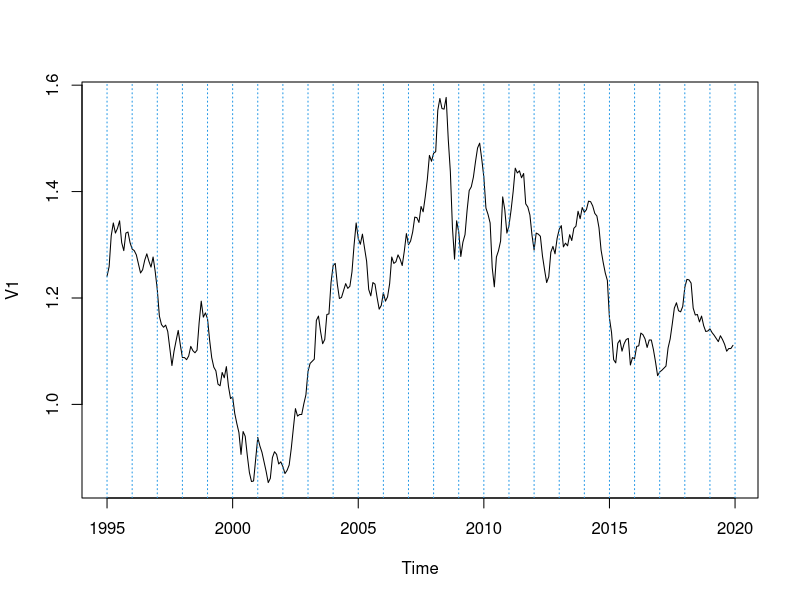
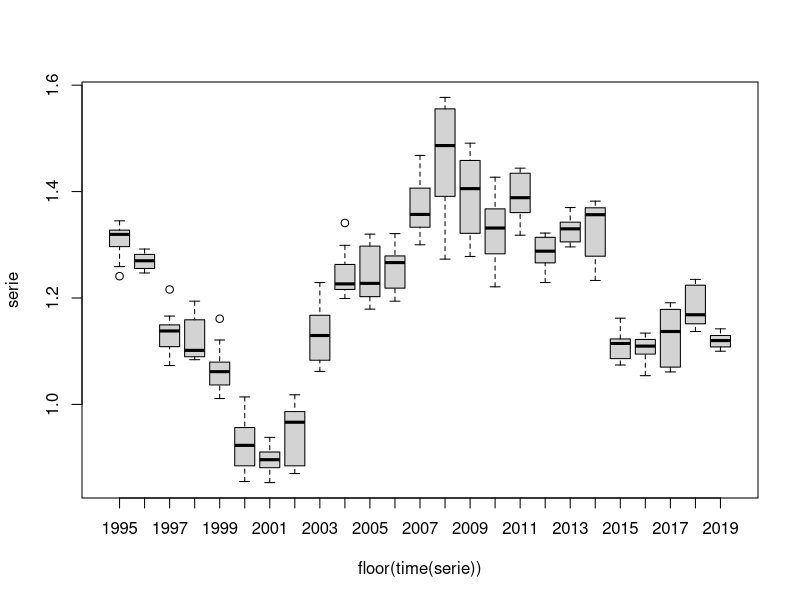
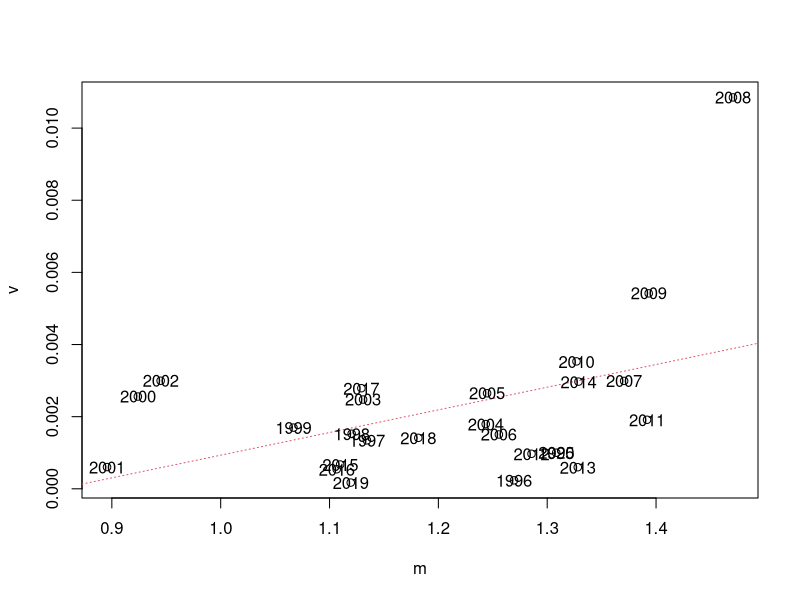
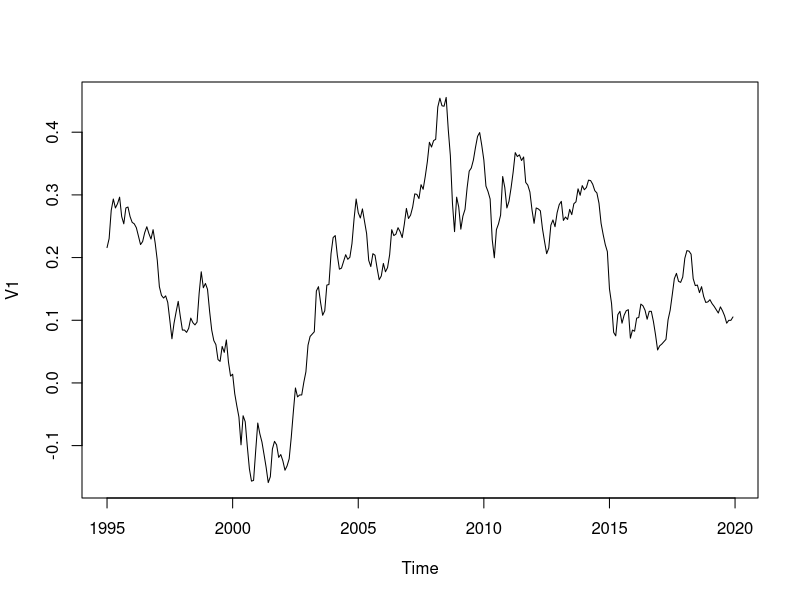
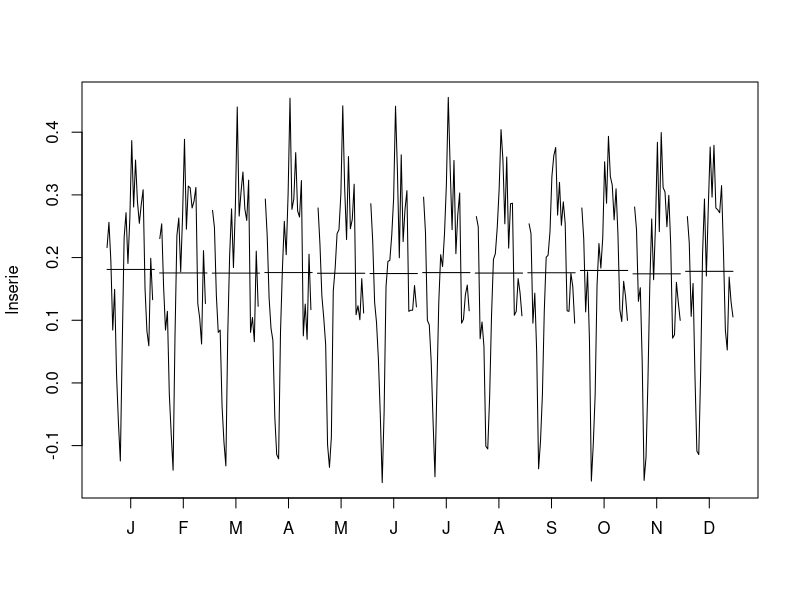
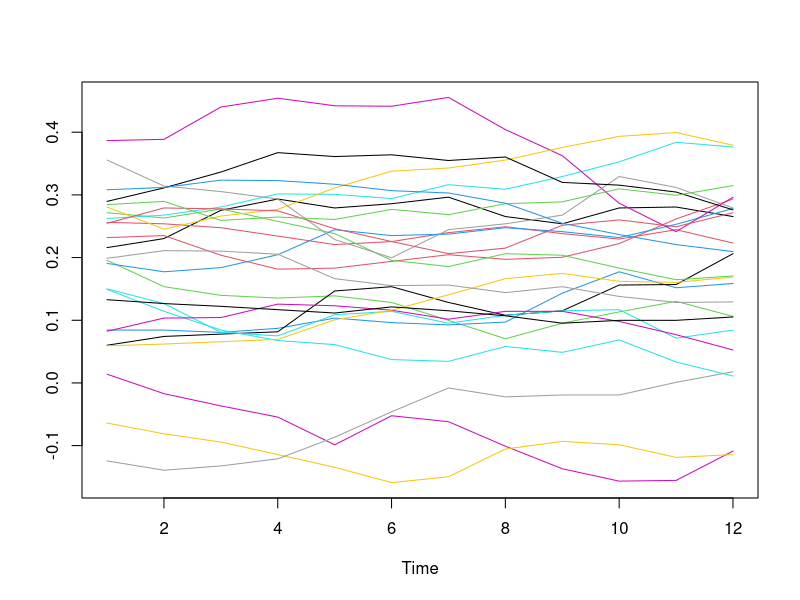
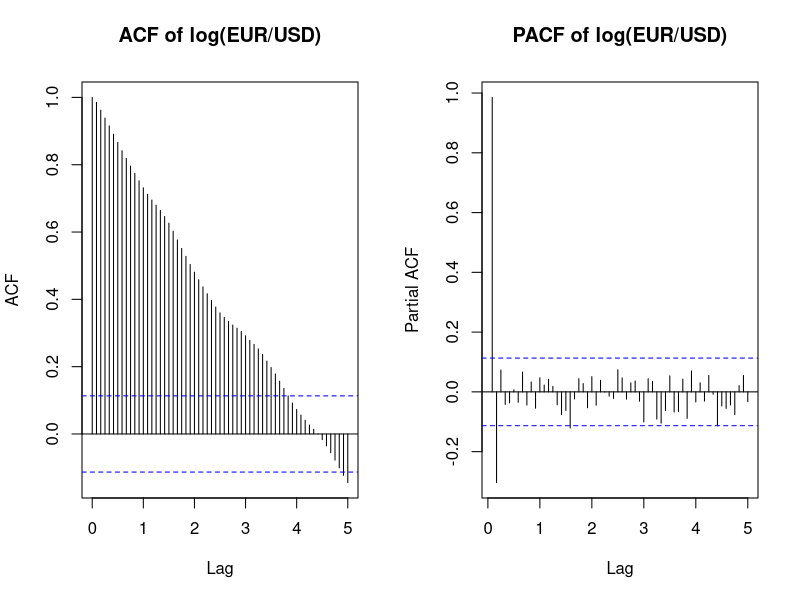
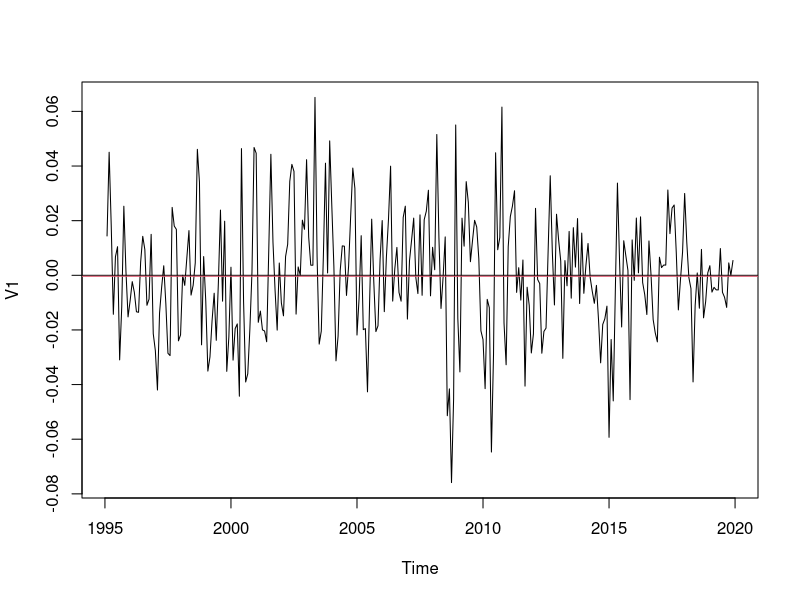

The R script that drew these images, in order:
## ---- chunk 1
knitr::opts_chunk$set(echo = TRUE)
library(forecast)
## ---- chunk 2
serie=ts((read.table("eurodol.dat")),start=1995,freq=12)
## ---- chunk 3
plot(serie)
abline(v=1995:2020,col=4,lty=3)
## ---- chunk 4
boxplot(serie~floor(time(serie)))
## ---- chunk 5
m<-apply(matrix(serie,nrow=12),2,mean)
v<-apply(matrix(serie,nrow=12),2,var)
plot(v~m)
abline(lm(v~m),col=2,lty=3)
text(m, v, 1995:2020)
## ---- chunk 6
lnserie=log(serie)
plot(lnserie)
## ---- chunk 7
monthplot(lnserie)
## ---- chunk 8
ts.plot(matrix(lnserie,nrow=12),col=1:8)
## ---- chunk 9
par(mfrow = c(1,2))

acf(lnserie,
    lag.max = 60,
    main = "ACF of log(EUR/USD)")

pacf(lnserie,
     lag.max = 60,
     main = "PACF of log(EUR/USD)")

par(mfrow = c(1,1))

## ---- chunk 10
dlnserie <- diff(lnserie)

plot(dlnserie)
abline(h = 0)
abline(h = mean(dlnserie), col = 2)
## ---- chunk 11
acf(dlnserie,
lag.max = 60,
main = "ACF of differenced log series")
## ---- chunk 12
pacf(dlnserie,
lag.max = 60,
main = "PACF of differenced log series")
## ---- chunk 13
og_var <- var(serie)
log_var <- var(lnserie)
dln_var <- var(dlnserie)

og_var 
log_var
dln_var
## ---- chunk 14
m1 <- arima(lnserie, order = c(1,1,0))
m2 <- arima(lnserie, order = c(0,1,1))

m1
m2

## ---- chunk 15
coeftest <- function(model){
  tstat <- model$coef / sqrt(diag(model$var.coef))
  cbind(Estimate = model$coef,
        "t value" = tstat,
        Significant = abs(tstat) > 2)
}

coeftest(m1)
coeftest(m2)
## ---- chunk 16
resid2 <- residuals(m2)
## ---- chunk 17
par(mfrow = c(1,2))
plot(resid2, main = "Residuals ARIMA(0, 1, 1)")
abline(h = 0, col = "red")
plot(sqrt(abs(resid2)), main = "Sqrt(|Residuals|) ARIMA(0, 1, 1)")
## ---- chunk 18
par(mfrow = c(1,2))

qqnorm(resid2)
qqline(resid2, col = 2)

hist(resid2, breaks = 15, freq = FALSE)
curve(dnorm(x, mean(resid2), sd(resid2)), col = 2, add = TRUE)
## ---- chunk 19
par(mfrow = c(1,2))
acf(resid2, lag.max = 60)
pacf(resid2, lag.max = 60)
## ---- chunk 20
Box.test(resid2, lag = 24, type = "Ljung-Box")

resid1 <- residuals(m1)
Box.test(resid1, lag = 24, type = "Ljung-Box")
## ---- chunk 21
AIC(m1)
BIC(m1)

AIC(m2)
BIC(m2)
## ---- chunk 22
end_train <- time(lnserie)[length(lnserie) - 12]
start_test <- time(lnserie)[length(lnserie) - 11]

train <- window(lnserie, end = end_train)
test  <- window(lnserie, start = start_test)


model_cv1 <- arima(train, order = c(0,1,1))
fc_cv1 <- forecast(model_cv1, h = 12)

accuracy(fc_cv1$mean, test)
## ---- chunk 23
model_cv2 <- arima(train, order = c(1,1,0))
fc_cv2 <- forecast(model_cv2, h = 12)

accuracy(fc_cv2$mean, test)
## ---- chunk 24
ultim=c(2018,12)
pdq=c(0,1,1)

## ---- chunk 25
pred=predict(m2,n.ahead=12)
pr<-ts(c(tail(lnserie,1),pred$pred),start=ultim+c(1,0),freq=12)
se<-ts(c(0,pred$se),start=ultim+c(1,0),freq=12)

tl1<-ts(exp(pr-1.96*se),start=ultim+c(1,0),freq=12)
tu1<-ts(exp(pr+1.96*se),start=ultim+c(1,0),freq=12)
pr1<-ts(exp(pr),start=ultim+c(1,0),freq=12)

ts.plot(serie,tl1,tu1,pr1,lty=c(1,2,2,1),col=c(1,4,4,2),xlim=c(ultim[1]-2,ultim[1]+3),type="o",main=paste("Model ARIMA(",paste(pdq,collapse=","),")",sep=""))
abline(v=(ultim[1]-2):(ultim[1]+3),lty=3,col=4)
